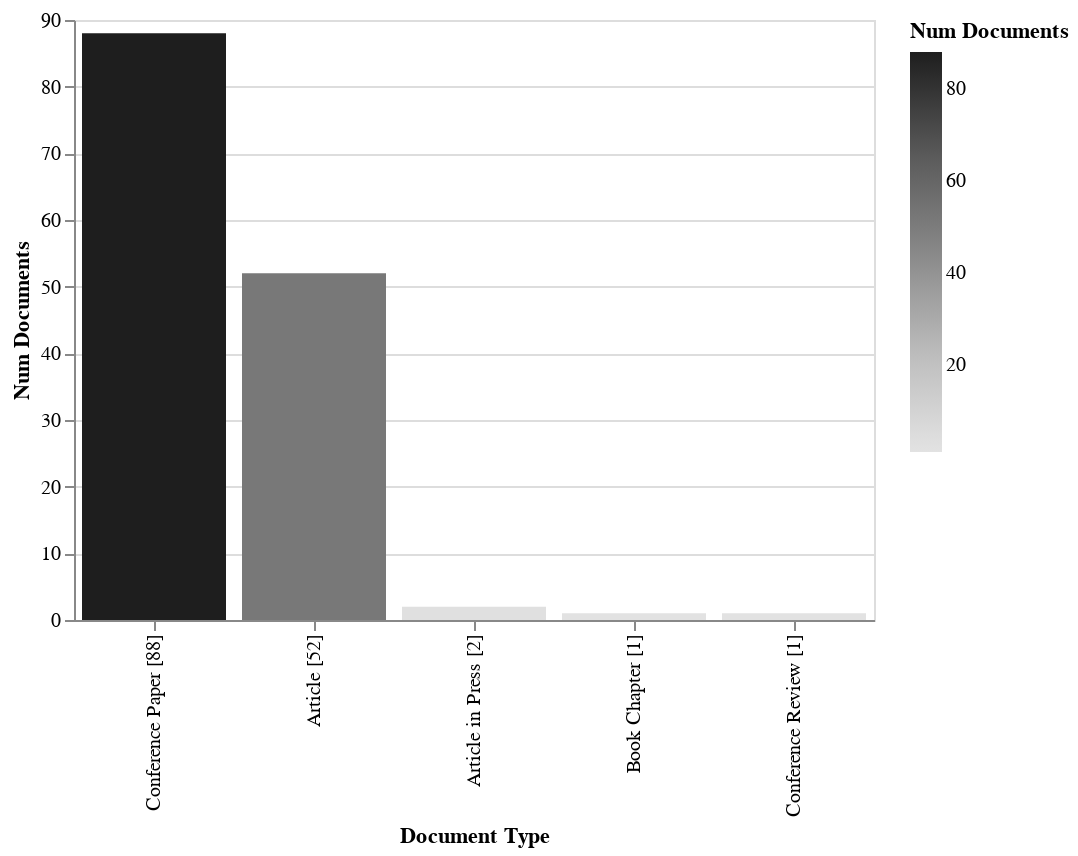

Notebook cell for this chart:
### Code cell
rdf.documents_by_terms("Document Type").altair_barplot()

### Figure 1 — Vega-Lite specification as saved in the notebook (floating-point values rounded to 4 significant figures)
{"$schema": "https://vega.github.io/schema/vega-lite/v3.4.0.json", "config": {"mark": {"tooltip": null}, "view": {"height": 300, "width": 400}}, "data": {"name": "data-6646d1f59f1966d9969498ed10e5c0cf"}, "datasets": {"data-6646d1f59f1966d9969498ed10e5c0cf": [{"Document Type": "Conference Paper [88]", "ID": ["[*7*]", "[*8*]", "[*9*]", "[*12*]", "[*13*]", "[*14*]", "[*15*]", "[*16*]", "[*17*]", "[*19*]", "[*20*]", "[*21*]", "[*22*]", "[*23*]", "[*24*]", "[*26*]", "[*30*]", "[*32*]", "[*36*]", "[*40*]", "[*41*]", "[*42*]", "[*45*]", "[*48*]", "[*49*]", "[*50*]", "[*51*]", "[*52*]", "[*53*]", "[*55*]", "[*56*]", "[*57*]", "[*59*]", "[*60*]", "[*61*]", "[*63*]", "[*64*]", "[*65*]", "[*66*]", "[*69*]", "[*70*]", "[*71*]", "[*72*]", "[*73*]", "[*74*]", "[*75*]", "[*76*]", "[*77*]", "[*78*]", "[*79*]", "[*81*]", "[*82*]", "[*83*]", "[*84*]", "[*85*]", "[*86*]", "[*87*]", "[*88*]", "[*89*]", "[*90*]", "[*91*]", "[*93*]", "[*94*]", "[*96*]", "[*97*]", "[*98*]", "[*99*]", "[*100*]", "[*101*]", "[*102*]", "[*106*]", "[*107*]", "[*109*]", "[*110*]", "[*114*]", "[*115*]", "[*116*]", "[*118*]", "[*119*]", "[*120*]", "[*121*]", "[*122*]", "[*124*]", "[*126*]", "[*129*]", "[*138*]", "[*140*]", "[*143*]"], "Num Documents": 88}, {"Document Type": "Article [52]", "ID": ["[*0*]", "[*1*]", "[*2*]", "[*3*]", "[*4*]", "[*5*]", "[*6*]", "[*10*]", "[*11*]", "[*18*]", "[*25*]", "[*27*]", "[*28*]", "[*29*]", "[*31*]", "[*33*]", "[*34*]", "[*35*]", "[*37*]", "[*38*]", "[*39*]", "[*43*]", "[*44*]", "[*46*]", "[*47*]", "[*54*]", "[*58*]", "[*62*]", "[*67*]", "[*68*]", "[*80*]", "[*103*]", "[*104*]", "[*105*]", "[*108*]", "[*111*]", "[*112*]", "[*113*]", "[*117*]", "[*123*]", "[*125*]", "[*127*]", "[*128*]", "[*130*]", "[*131*]", "[*132*]", "[*133*]", "[*134*]", "[*135*]", "[*137*]", "[*139*]", "[*142*]"], "Num Documents": 52}, {"Document Type": "Article in Press [2]", "ID": ["[*92*]", "[*95*]"], "Num Documents": 2}, {"Document Type": "Book Chapter [1]", "ID": ["[*136*]"], "Num Documents": 1}, {"Document Type": "Conference Review [1]", "ID": ["[*141*]"], "Num Documents": 1}]}, "encoding": {"color": {"field": "Num Documents", "scale": {"scheme": "greys"}, "type": "quantitative"}, "x": {"field": "Document Type", "sort": {"field": "Num Documents:Q"}, "type": "nominal"}, "y": {"field": "Num Documents", "type": "quantitative"}}, "mark": "bar"}
